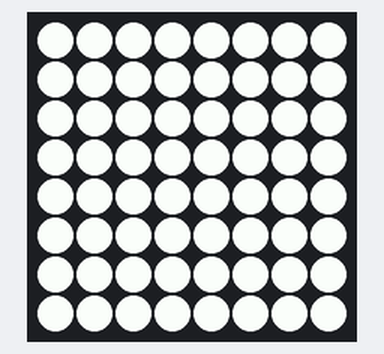
Recording of a program running on a simulated Raspberry Pi (BCM pin numbers) with a Sense HAT. On the bench: the Sense HAT's 8×8 RGB LED matrix. The 64×8 strip is a reading aid, not a part: it shows the text the matrix is scrolling, unrolled, one strip-width of it at a time. At 0.8 s the program stops and its outputs stay as they are.

Above: at 0.1 s.
At 0.9 s:
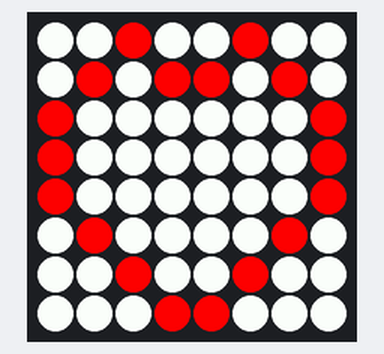

The program:

display_image.py
```python
from sense_hat import SenseHat

sense = SenseHat()
sense.show_message("",back_colour=[255,255,255])
sense.set_pixel(2, 0, [255, 0, 0])
sense.set_pixel(1, 1, [255, 0, 0])
sense.set_pixel(0, 2, [255, 0, 0])
sense.set_pixel(0, 3, [255, 0, 0])
sense.set_pixel(0, 4, [255, 0, 0])
sense.set_pixel(1, 5, [255, 0, 0])
sense.set_pixel(2, 6, [255, 0, 0])
sense.set_pixel(3, 7, [255, 0, 0])
sense.set_pixel(4, 7, [255, 0, 0])
sense.set_pixel(5, 6, [255, 0, 0])
sense.set_pixel(6, 5, [255, 0, 0])
sense.set_pixel(7, 4, [255, 0, 0])
sense.set_pixel(7, 3, [255, 0, 0])
sense.set_pixel(7, 2, [255, 0, 0])
sense.set_pixel(5, 0, [255, 0, 0])
sense.set_pixel(6, 1, [255, 0, 0])
sense.set_pixel(3, 1, [255, 0, 0])
sense.set_pixel(4, 1, [255, 0, 0])
```
